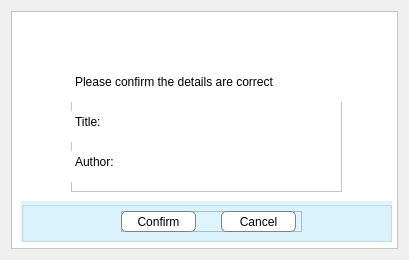
<?xml version="1.0" encoding="UTF-8"?>
<ui version="4.0">
 <class>AdminEditBookDialog</class>
 <widget class="QDialog" name="AdminEditBookDialog">
  <property name="geometry">
   <rect>
    <x>0</x>
    <y>0</y>
    <width>409</width>
    <height>260</height>
   </rect>
  </property>
  <property name="windowTitle">
   <string>Dialog</string>
  </property>
  <layout class="QVBoxLayout" name="verticalLayout">
   <item>
    <widget class="QFrame" name="frame">
     <property name="styleSheet">
      <string notr="true">background: white;</string>
     </property>
     <property name="frameShape">
      <enum>QFrame::StyledPanel</enum>
     </property>
     <property name="frameShadow">
      <enum>QFrame::Raised</enum>
     </property>
     <widget class="QGroupBox" name="bottomPanel">
      <property name="geometry">
       <rect>
        <x>10</x>
        <y>190</y>
        <width>371</width>
        <height>41</height>
       </rect>
      </property>
      <property name="styleSheet">
       <string notr="true">background: rgb(220, 245, 255);</string>
      </property>
      <property name="title">
       <string/>
      </property>
      <widget class="QFrame" name="frame_2">
       <property name="geometry">
        <rect>
         <x>100</x>
         <y>10</y>
         <width>181</width>
         <height>21</height>
        </rect>
       </property>
       <property name="frameShape">
        <enum>QFrame::StyledPanel</enum>
       </property>
       <property name="frameShadow">
        <enum>QFrame::Raised</enum>
       </property>
       <widget class="QPushButton" name="cancelButton">
        <property name="geometry">
         <rect>
          <x>100</x>
          <y>0</y>
          <width>75</width>
          <height>21</height>
         </rect>
        </property>
        <property name="styleSheet">
         <string notr="true">QPushButton {
background: white;
border-radius: 5px;
border: 1px solid grey;
}

QPushButton:hover {
	color: rgb(106, 146, 255);
}</string>
        </property>
        <property name="text">
         <string>Cancel</string>
        </property>
       </widget>
       <widget class="QPushButton" name="pushButton">
        <property name="geometry">
         <rect>
          <x>0</x>
          <y>0</y>
          <width>75</width>
          <height>21</height>
         </rect>
        </property>
        <property name="styleSheet">
         <string notr="true">QPushButton {
background: white;
border-radius: 5px;
border: 1px solid grey;
}

QPushButton:hover {
	color: rgb(106, 146, 255);
}</string>
        </property>
        <property name="text">
         <string>Confirm</string>
        </property>
       </widget>
      </widget>
     </widget>
     <widget class="QLabel" name="logo_2">
      <property name="geometry">
       <rect>
        <x>170</x>
        <y>10</y>
        <width>51</width>
        <height>41</height>
       </rect>
      </property>
      <property name="text">
       <string/>
      </property>
      <property name="pixmap">
       <pixmap resource="Resources.qrc">:/images/logo.png</pixmap>
      </property>
      <property name="scaledContents">
       <bool>true</bool>
      </property>
     </widget>
     <widget class="QFrame" name="frame_3">
      <property name="geometry">
       <rect>
        <x>60</x>
        <y>60</y>
        <width>271</width>
        <height>121</height>
       </rect>
      </property>
      <property name="frameShape">
       <enum>QFrame::StyledPanel</enum>
      </property>
      <property name="frameShadow">
       <enum>QFrame::Raised</enum>
      </property>
      <widget class="QListWidget" name="listWidget">
       <property name="geometry">
        <rect>
         <x>70</x>
         <y>40</y>
         <width>151</width>
         <height>21</height>
        </rect>
       </property>
       <property name="styleSheet">
        <string notr="true">background: white;</string>
       </property>
       <property name="frameShape">
        <enum>QFrame::NoFrame</enum>
       </property>
      </widget>
      <widget class="QListWidget" name="listWidget_1">
       <property name="geometry">
        <rect>
         <x>70</x>
         <y>80</y>
         <width>151</width>
         <height>21</height>
        </rect>
       </property>
       <property name="styleSheet">
        <string notr="true">background: white;</string>
       </property>
       <property name="frameShape">
        <enum>QFrame::NoFrame</enum>
       </property>
      </widget>
      <widget class="QTextEdit" name="textEdit_2">
       <property name="geometry">
        <rect>
         <x>0</x>
         <y>40</y>
         <width>41</width>
         <height>31</height>
        </rect>
       </property>
       <property name="frameShape">
        <enum>QFrame::NoFrame</enum>
       </property>
       <property name="verticalScrollBarPolicy">
        <enum>Qt::ScrollBarAlwaysOff</enum>
       </property>
       <property name="html">
        <string>&lt;!DOCTYPE HTML PUBLIC &quot;-//W3C//DTD HTML 4.0//EN&quot; &quot;http://www.w3.org/TR/REC-html40/strict.dtd&quot;&gt;
&lt;html&gt;&lt;head&gt;&lt;meta name=&quot;qrichtext&quot; content=&quot;1&quot; /&gt;&lt;meta charset=&quot;utf-8&quot; /&gt;&lt;style type=&quot;text/css&quot;&gt;
p, li { white-space: pre-wrap; }
hr { height: 1px; border-width: 0; }
li.unchecked::marker { content: &quot;\2610&quot;; }
li.checked::marker { content: &quot;\2612&quot;; }
&lt;/style&gt;&lt;/head&gt;&lt;body style=&quot; font-family:'Segoe UI'; font-size:9pt; font-weight:400; font-style:normal;&quot;&gt;
&lt;p style=&quot; margin-top:0px; margin-bottom:0px; margin-left:0px; margin-right:0px; -qt-block-indent:0; text-indent:0px;&quot;&gt;Title:&lt;/p&gt;&lt;/body&gt;&lt;/html&gt;</string>
       </property>
      </widget>
      <widget class="QTextEdit" name="textEdit_3">
       <property name="geometry">
        <rect>
         <x>0</x>
         <y>80</y>
         <width>51</width>
         <height>31</height>
        </rect>
       </property>
       <property name="frameShape">
        <enum>QFrame::NoFrame</enum>
       </property>
       <property name="verticalScrollBarPolicy">
        <enum>Qt::ScrollBarAlwaysOff</enum>
       </property>
       <property name="html">
        <string>&lt;!DOCTYPE HTML PUBLIC &quot;-//W3C//DTD HTML 4.0//EN&quot; &quot;http://www.w3.org/TR/REC-html40/strict.dtd&quot;&gt;
&lt;html&gt;&lt;head&gt;&lt;meta name=&quot;qrichtext&quot; content=&quot;1&quot; /&gt;&lt;meta charset=&quot;utf-8&quot; /&gt;&lt;style type=&quot;text/css&quot;&gt;
p, li { white-space: pre-wrap; }
hr { height: 1px; border-width: 0; }
li.unchecked::marker { content: &quot;\2610&quot;; }
li.checked::marker { content: &quot;\2612&quot;; }
&lt;/style&gt;&lt;/head&gt;&lt;body style=&quot; font-family:'Segoe UI'; font-size:9pt; font-weight:400; font-style:normal;&quot;&gt;
&lt;p style=&quot; margin-top:0px; margin-bottom:0px; margin-left:0px; margin-right:0px; -qt-block-indent:0; text-indent:0px;&quot;&gt;Author:&lt;/p&gt;&lt;/body&gt;&lt;/html&gt;</string>
       </property>
      </widget>
      <widget class="QPlainTextEdit" name="plainTextEdit">
       <property name="geometry">
        <rect>
         <x>0</x>
         <y>0</y>
         <width>281</width>
         <height>31</height>
        </rect>
       </property>
       <property name="styleSheet">
        <string notr="true">font: 700 12pt &quot;Calibri&quot;;</string>
       </property>
       <property name="frameShape">
        <enum>QFrame::NoFrame</enum>
       </property>
       <property name="verticalScrollBarPolicy">
        <enum>Qt::ScrollBarAlwaysOff</enum>
       </property>
       <property name="plainText">
        <string>Please confirm the details are correct</string>
       </property>
      </widget>
     </widget>
    </widget>
   </item>
  </layout>
 </widget>
 <resources>
  <include location="Resources.qrc"/>
 </resources>
 <connections/>
</ui>
